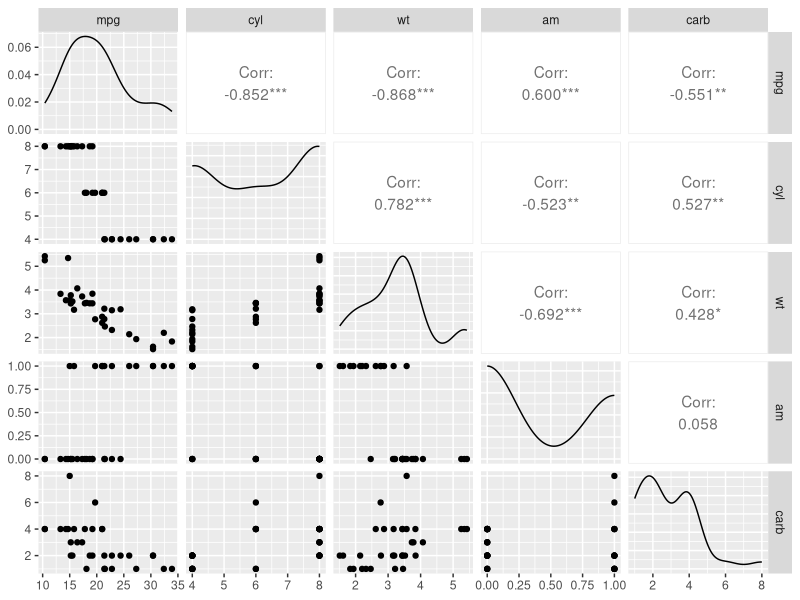

Recreate this plot in R.
## ---- chunk 1
knitr::opts_chunk$set(echo = FALSE,warning=FALSE, fig.pos= "h")
## ---- chunk 2
library(tidyverse)
library(dplyr)
library(ggplot2)
library(reshape2)
library(gridExtra)
library(GGally)

## ---- chunk 3
str(mtcars)
data<-dplyr::select(mtcars,mpg,cyl,wt,am,carb)
ggpairs(data)
## ---- chunk 4
cor(data[c("cyl", "wt", "am","carb")])
## ---- chunk 5
univ.glm <- lm(formula = mpg ~ cyl + wt + am + carb , data = mtcars)
summary(univ.glm)
## ---- chunk 6
predict(univ.glm, interval = "confidence")
car::vif(lm(mpg ~ cyl + wt + am + carb, data=data))
